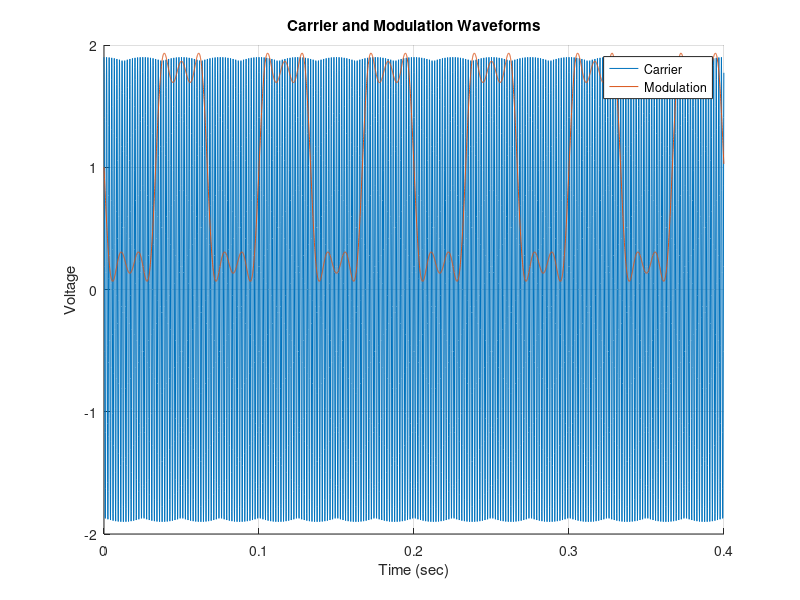
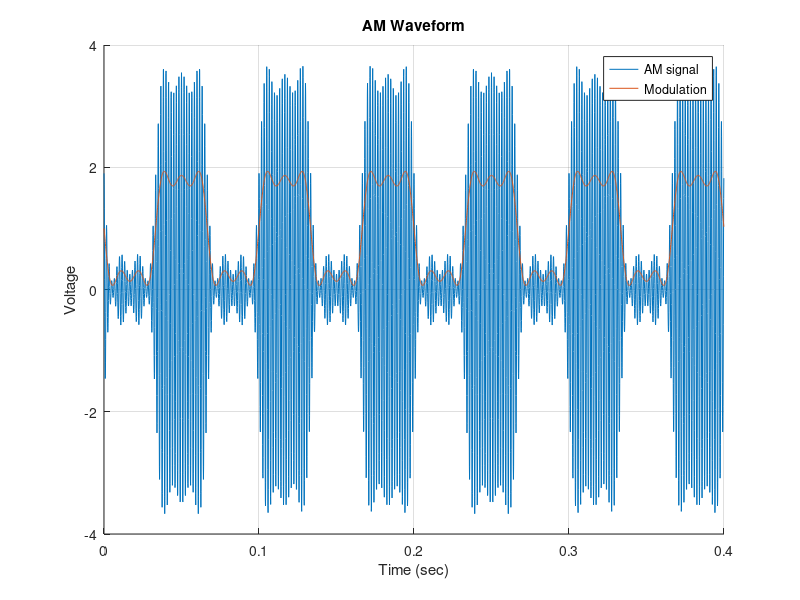
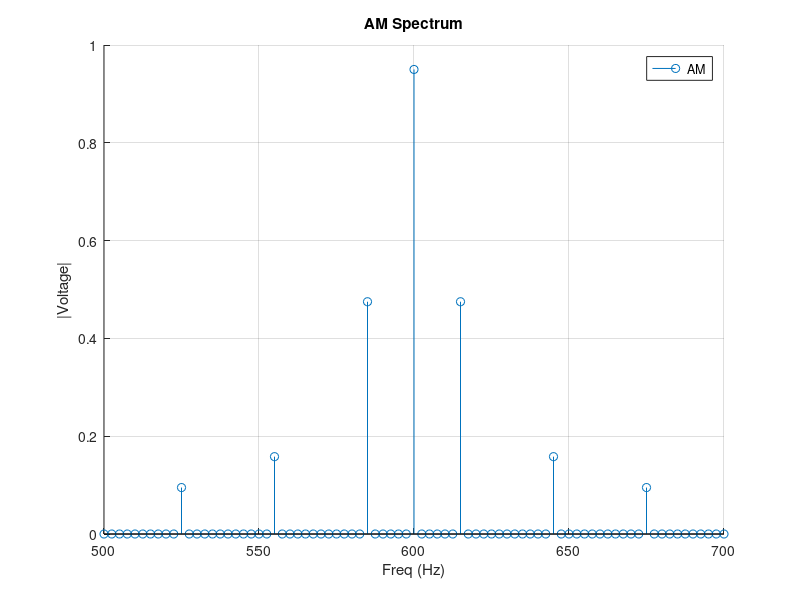

Recreate these plots in MATLAB, in order.
% MatLab script to simulate AM with single frequency modulation 
mm=12;
N=2^mm;          % number of points in FFT/IFFT calculations
df = 2.5;        % frequency spacing of samples for FFT/IFFT
dt=1.0/(df*N);   % time spacing of samples for FFT/IFFT
fprintf('m=%d, N=%d, dt=%12g, df=%12g\n',mm,N,dt,df)
time=zeros(1,N,'double');   % array to hold time samples
freq=zeros(1,N,'double');   % array to hold frequency samples
for i = 1:N
    time(i)=dt*(i-1);   % populate the time samples at spacing dt
end;
for i =1:floor(N/2)
    freq(i)=df*(i-1);   % populate bottom half of freq samples at spacing df
end;
for i =2:floor(N/2)
    ii=N-i;
    freq(ii)=-df*(i+1); % populate top half of freq samples at spacing df
end;
carrier=zeros(1,N,'double');
modulation=zeros(1,N,'double');
AM_time=zeros(1,N,'double');
% carrier data
carrier_freq=600;
ic=carrier_freq/df
carrier_w=2.0*pi*carrier_freq;
carrier_phase=0.0;
Ec=1.9;
% modulation data
modulation_freq=45;
ima=modulation_freq/df
modulation_w=2.0*pi*modulation_freq;
modulation_phase=pi/2.0  %8.0*pi/16.0;
Em=0.333;
E0=1.00;
% 2nd modulation data
modulation_freq2=15;
imb=modulation_freq2/df
modulation_w2=2.0*pi*modulation_freq2;
modulation_phase2=pi/2.0  %8.0*pi/16.0;
Em2=1.0;
% 3rd modulation data
modulation_freq3=75;
imc=modulation_freq3/df
modulation_w3=2.0*pi*modulation_freq3;
modulation_phase3=pi/2.0  %8.0*pi/16.0;
Em3=0.2;
Conv_Loss=1.0;
% form the signals as a function of time
for i = 1:N
    carrier(i)=Ec*cos(carrier_w*time(i)+carrier_phase);
    modulation(i)=E0+Em*cos(modulation_w*time(i)+modulation_phase)+Em2*cos(modulation_w2*time(i)+modulation_phase2)+Em3*cos(modulation_w3*time(i)+modulation_phase3);
    AM_time(i)=modulation(i)*carrier(i)/Conv_Loss;
end;
% FFT to find frequency response
AM_freq=fft(AM_time,N);
AM_mag_freq=zeros(1,N,'double');
for i = 1:N
    AM_mag_freq(i)=abs(AM_freq(i))/(1.0*N);
end;
% plot the signals
figure(1);
hold on;
grid on;
title 'Carrier and Modulation Waveforms'
xlabel('Time (sec)')
ylabel('Voltage')
plot(time,carrier)
plot(time,modulation)
legend('Carrier','Modulation')
hold off;
%
figure(2);
hold on;
grid on;
title 'AM Waveform'
xlabel('Time (sec)')
ylabel('Voltage')
% plot AM signal and the modulation
plot(time,AM_time)
plot(time,modulation)
legend('AM signal','Modulation')
% Remove comment to add 'envelopes' of the signal
% plot(time,2.0*modulation)
% plot(time,-2.0*modulation)
% legend('AM signal','Modulation','Envelope','- Envelope')
hold off;
%
figure(3);
hold on;
grid on;
title 'AM Spectrum'
xlabel('Freq (Hz)')
xlim([500, 700]) 
ylabel('|Voltage|')
%ylim([0, 100]) 
stem(freq,AM_mag_freq)
legend('AM')
hold off;

